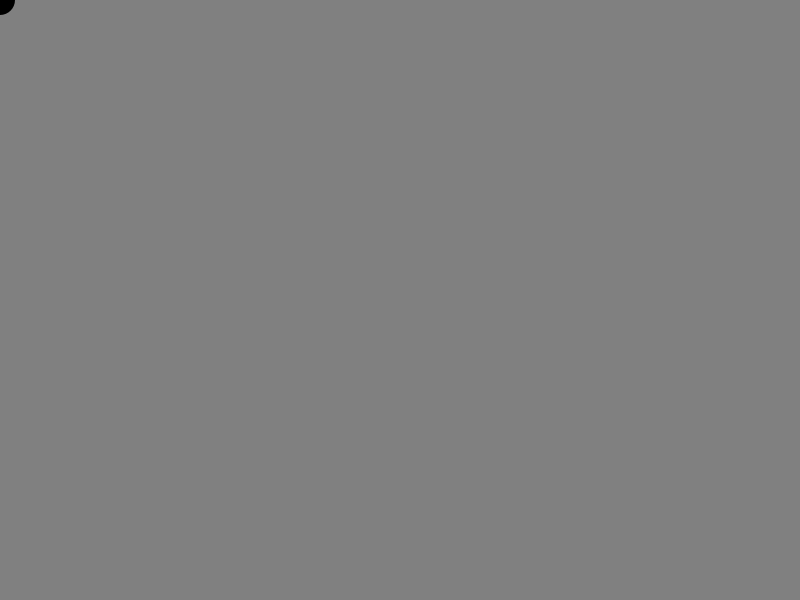
Frame 1 (no input)
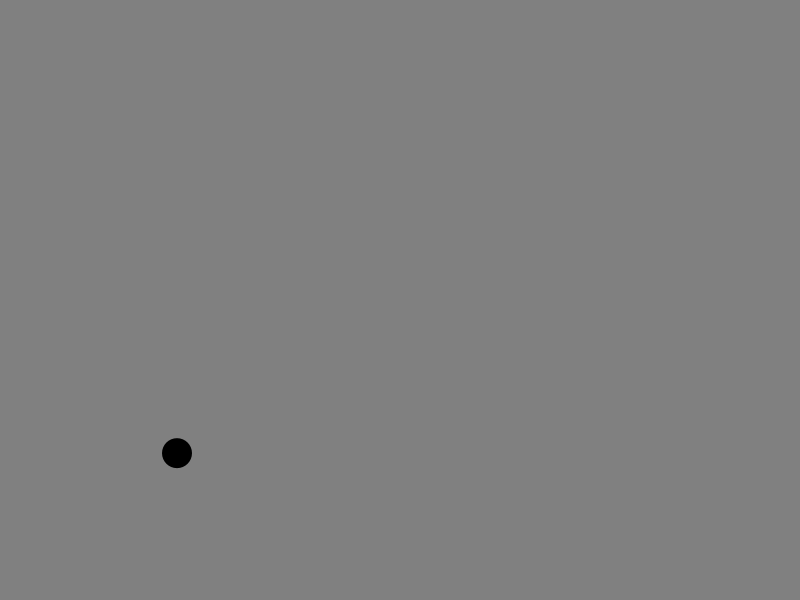
Frame 60 (the mouse pressed at the canvas centre just before this capture)
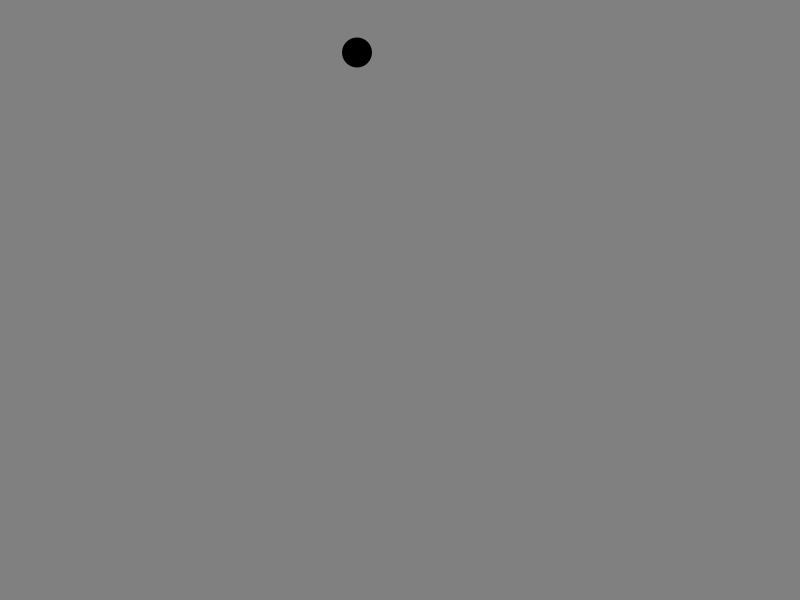
Frame 120 (the mouse held since frame 60 and released just before this capture)

The Processing sketch that drew these frames (run headless with seeded random() and noise(); from frame 60 on, the mouse is pressed at the canvas centre):

// Processing sketch: bounce_XYgravity
// ── bounce_XYgravity.pde
// Interactive Digital Multimedia Techniques
// Queen Mary University of London, 2014

// TASK: Expand this sketch to have the ball move and bounce
// in both the X and Y directions!

float ballDiameter = 30;
float positionX, positionY;
float velocityX, velocityY;
float accelerationY;
float bounciness;

void setup() {
  size(800, 600);
  background(128);
  positionX = 0;
  velocityX = 3;
  positionY = 0;
  velocityY = 3;
  accelerationY = 2;
  bounciness = 0.99;
}

void draw() {
  background(128);
  fill(0);      // fill changes the color of the interior of the shape
  noStroke();   // noStroke removes the outer line

  // Does position represent the horizontal or the vertical location?
  ellipse(positionX, positionY, ballDiameter, ballDiameter);
  positionX += velocityX;
  positionY += velocityY;
 
  // && means "and"
  if((velocityX > 0 && positionX > width - ballDiameter/2) || (velocityX < 0 && positionX < ballDiameter/2))
    velocityX = -velocityX;
  if((velocityY > 0 && positionY > height - ballDiameter/2) || (velocityY < 0 && positionY < ballDiameter/2))
    {
      velocityY = -velocityY * bounciness;
      positionY = constrain(positionY, ballDiameter/2, height-ballDiameter/2);
    }
  else
    velocityY += accelerationY;
}
